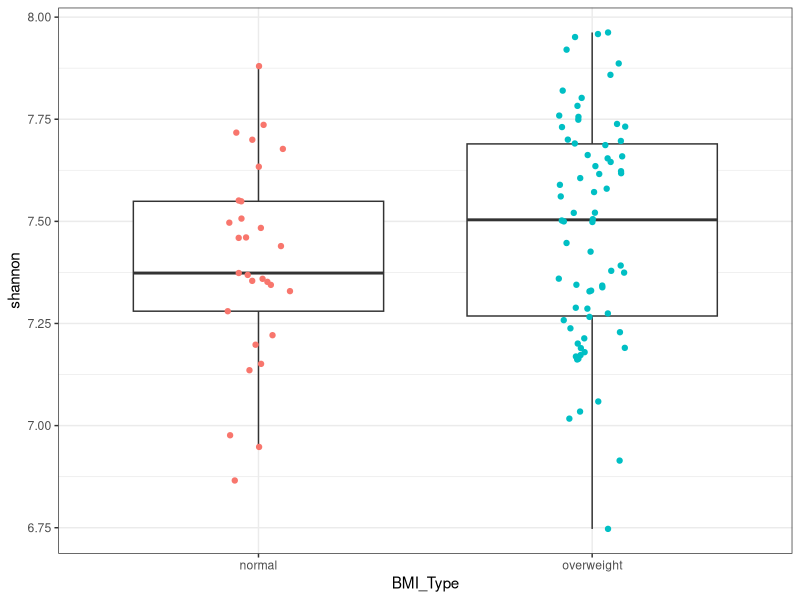
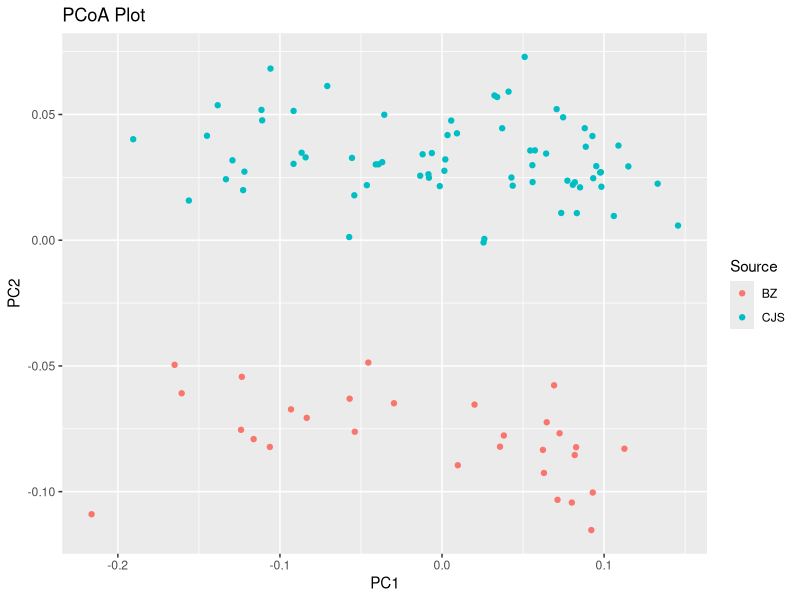
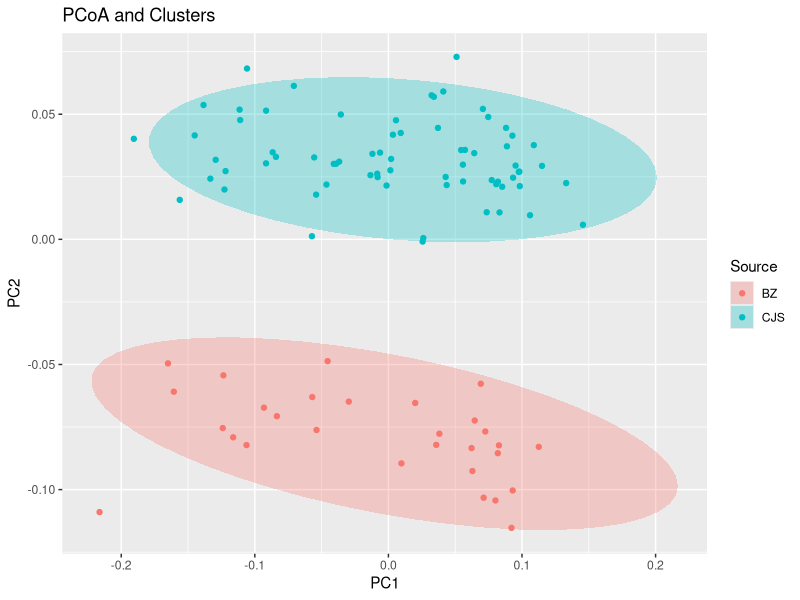
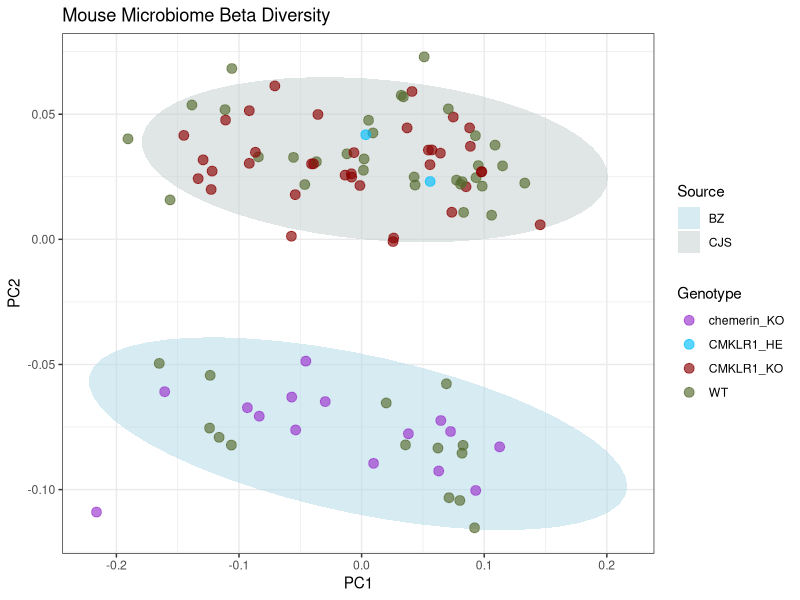

Generate these figures, in order, with R:
## ---- chunk 1
# Now we can read in the table - This the the rarefied one
otu <- read.table("otutable_r10k.txt", 
                  comment="", 
                  header=TRUE, 
                  sep="\t",
                  skip=1, 
                  as.is=TRUE, 
                  check.names=F,
                  row=1)
## ---- chunk 2
# Read in the alpha diversity table
alpha <- read.table("alpha_diversity.txt", 
                    sep='\t', 
                    header=TRUE, 
                    as.is=TRUE, 
                    check.names=FALSE,
                    row=1)
## ---- chunk 3
# Load the beta diversity matrix, notice that we use read.table(),
# but then change from a dataframe to a matrix with as.matrix()
beta <- as.matrix(read.table("weighted_unifrac_dm.txt", 
                             sep = "\t", 
                             header=T, 
                             row = 1, 
                             as.is = T, 
                             check.names = F))
## ---- chunk 4
metadata <- read.table('mouse_mapfile.txt', 
                       header=T, 
                       sep='\t', 
                       check.names=F, 
                       comment='',
                       row=1)
## ---- chunk 5
# First, define all the samples in the OTU table.
# Remember, when we load in the OTU table, samples are columns
# Remember, the last column in the OTU table is taxonomy (don't use it)
samples1 <- colnames(otu)[1:(ncol(otu)-1)]

# Now let's see what the intersect with the  metadata row names are
IDs_Keep <- intersect(samples1, rownames(metadata))

# Now let's filter the metadata to keep only those samples
# We tell R to make a new data frame that only has the rows we want
metadata <- metadata[IDs_Keep,]

# Now let's filter the OTU table to keep just the intersecting samples

# First, lets rotate the table so the samples are the rows (like the map and alpha)
# We will store it as a new otu table (incase we need the old one)
otu2 <- t(otu)

# This will also remove the taxonomy, because it's not a sample ID we want
otu2 <- otu2[IDs_Keep,]

# Now let's filer the alpha diversity table to keep those samples too
# Alpha diversity has the samples as row names
alpha <- alpha[IDs_Keep, ]

# Now let's filter the beta diversity table to keep those samples too
# Beta diversity has the samples as row names AND column names
# We must filter both the rows and columns
beta <- beta[IDs_Keep,IDs_Keep]
## ---- chunk 6
overweight <- rownames(metadata[metadata$BMI_Type == "overweight", ])
normal <- rownames(metadata[metadata$BMI_Type == "normal",])
wilcox.test(alpha[overweight, "shannon"], alpha[normal, "shannon"])
# Note that you would run a t-test in the same way, only using 
# the t.test() function
## ---- chunk 7
alpha2 <- alpha
alpha2$BMI_Type <- metadata$BMI_Type

library(ggplot2)
ggplot(data=alpha2, aes(x=BMI_Type, y= shannon)) + 
  geom_boxplot(outlier.color = NA) + # removes outlier points becuase we add in the jitter anyways
  geom_jitter(width= 0.1, aes(color=BMI_Type)) +
  theme_bw() +
  guides(color=F) #because the x-axis is already labeled
## ---- chunk 8
library(ape)
library(vegan)
library(ggplot2)
## ---- chunk 9
# Run the pcoa() function on the beta diversity table,
# and store the vectors generated as a dataframe 
PCOA <- data.frame(pcoa(beta)$vectors)

# If you look at the PCOA table, you'll see the column names 
# are the 'axes' and the row names are sample IDs. We want them to 
# be labeled "PC" instead of "axis"

# We will make a vector with place holders
new_names <- rep("", ncol(PCOA))

# Fill in first with PC followed by the number (e.g. PC1, PC2, PC3...)
for(i in 1:ncol(PCOA)){
  new_names[i] <- paste("PC",i, sep="")
}

# Replace the column names of PCOA
names(PCOA) <- new_names

# Create a column that is SampleIDS for PCOA
PCOA$SampleID <- rownames(PCOA)

#Create a column that is SampleIDs for the metadata
metadata$SampleID <- rownames(metadata)

# Merge the metadata and beta diversity
PCOA <- merge(PCOA, metadata, by = "SampleID")
## ---- chunk 10
# Note that geom_point() makes it a scatter plot where the points 
# are colored according to BodySite
ggplot(PCOA) + 
  geom_point(aes(x = PC1, y = PC2, color = Source)) + 
  labs(title="PCoA Plot")
## ---- chunk 11
# Now let's add some clusters.  This makes it look great, but can 
# also be misleading and make us think there are groups when there 
# aren't. Note that we are using BodySite to color the points and body 
# AREA to fill the clusters
ggplot(PCOA) + 
  geom_point(aes(x = PC1, y = PC2, color = Source)) + 
  labs(title="PCoA and Clusters") + 
  stat_ellipse(alpha = 0.3, geom="polygon", linetype="blank", aes(x = PC1, y = PC2, fill = Source))
## ---- chunk 12
colors <- c("darkorchid", "deepskyblue", "darkred", "darkolivegreen")
colors2 <- c("lightblue", "azure3")
ggplot(PCOA, aes(x = PC1, y = PC2)) + 
    stat_ellipse(alpha = 0.5, geom="polygon", aes(fill=Source)) + 
    geom_point(alpha=0.65, size = 3, aes(color = Genotype)) + 
    labs(title="Mouse Microbiome Beta Diversity") + 
    scale_color_manual(values= colors) + 
    scale_fill_manual(values=colors2) + 
    theme(plot.title = element_text(size = 16), 
          axis.title = element_text(size = 14), 
          axis.text = element_text(size = 12),
          legend.title = element_text(size = 14),
          legend.text = element_text(size = 12)) + 
    theme_bw()
## ---- chunk 13
# Turn the beta table into resemblance matrix using as.dist() 
beta_dist = as.dist(beta)

# Test for a significant difference across all groups.  
# This will run an ADONIS test.
ad = adonis(beta_dist ~ metadata[,"Genotype"], data=metadata, permutations=999)
ad
## ---- chunk 14
# This takes just the analysis of variance table (aoc.tab) 
# from the output
a.table <- ad$aov.tab

# This writes it to a file
write.table(a.table, file="beta_analysis.txt", quote=FALSE, sep="\t", col.names = NA)
